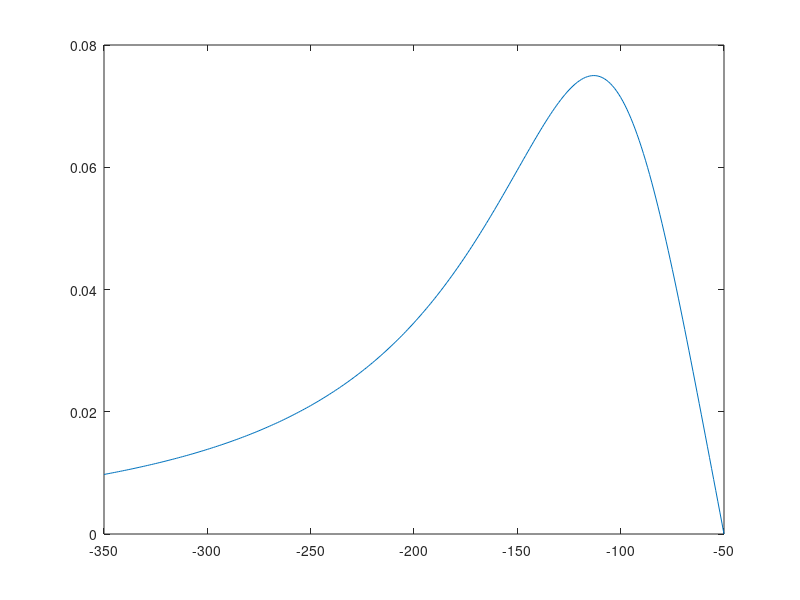

Reproduce this figure in MATLAB. (Note: this script raises an error after producing the figure.)
% Bingchen Liu July 2,2025
% Version: include slope bottom 
% This code generate the vorticity forcing using Falk's method with
% cross-shore: uniform forcing  
% alongshore: Fourier components in alongshore
% Time: AR1 in time in 3rd dimension

% Forcing decomposition G = Psi0*Psim1*Psim2 
% Psi0: background forcing with given Swb
% G0: magnitude from G0
% W: width/envolope function


addpath(genpath('/home/n2kumar/MAT_Mytoolbox/jlab/'));

clearvars -except test
close all

%% initial setup

slp =0.02; %beach slope 

Ly=1500;
dy=1;
Lsz=350;
dx=1;
t_tot= 100;
dt=1;
x_max = -50;%shore line location so that the domain does go to 0 to prevent h=0
x=-Lsz:dx:x_max;
nx=length(x);
y=0:dy:Ly;
ny=length(y);
t=0:dt:t_tot;
nt = length(t);
h_deep = slp*Lsz;
h=x.*(-slp);
g= 9.81; %gravitational constant 
Tp = 14;
ky0_nond= 1.4*10^(-2);
Irb=0.2;
ky0 = ky0_nond./(Irb*h);


%% generate ky
[X,Y]=meshgrid(x,y);

if mod(ny,2)==0
    ky=[-ny/2+1:1:ny/2 ]';    
else
    ky=[-(ny-1)/2:1:(ny-1)/2 ]';
end
ky=ky/Ly;
%ky=ky(abs(ky)<=0.2); %add ky limit to 0.2cmp
dky=ky(2)-ky(1);


%% get the magnitude function G0 first
mxx0=.075;
x00=100;
bb=x00/2^(1/3);
aa=mxx0*2^(1/3)*1.5/bb;
G0=aa*(-X+x_max)./(1+((-X+x_max)/bb).^3); %G0 magnitude function
G0 = repmat(G0,1,1,nt);
plot(x,G0(1,:,1))

%% ========> generate decorrelation time scale tau and c 

G0_nond = G0(1,:,1)/max(G0(1,:,1));
tau = sqrt(h/g).*(0.027*exp(4.37*G0_nond)+1.28);
%tau = sqrt(h/g);
c_phase = sqrt(g.*h);
ctau = tau.*c_phase; %c*tau scaling for dx

%% get Weibull spectra (S_wb)
%ky0=.02;%peF_comp alongshore wavenumber

phi=2*pi*rand(size(ky)); %random phase for the Fourier component(Note: needs to be the same for all x) 

for xloc = 1:nx
    S_wb(:,xloc)=make_WB(ky,ky0(xloc));
    var0=sum(S_wb(:,xloc))*dky; % the variance I think I should get
    S_wb(:,xloc) = S_wb(:,xloc) / var0; % the variance should now be 1 % becasue int (S_wb dky) = 1 here
    F_comp(:,xloc)=(2*ny*S_wb(:,xloc)).^.5.*exp(1i*phi); % Fourier component with random phase; Ny is for Matlab fft scaling
    Psi(:,xloc) = real(ifft(ifftshift(F_comp(:,xloc))));
end 

figure()
pcolorcen(X,Y,Psi);
xlabel('x(m)')
ylabel('y(m)')
title('IFFT of Fourier compoments')




%%%%%%%%%%%%%% check Psi using S_wb --> should be the same 
[f1,S1] = fft_data(Psi(:,1),dy);
[f2,S2] = fft_data(Psi(:,280),dy);

figure()
subplot(121)
loglog(f1,S1,ky,2*S_wb(:,1))
legend('loc1','Theory')
xlabel('k_y(m^{-1})')
ylabel('Spectra energy')
subplot(122)
loglog(f2,S2,ky,2*S_wb(:,280))
legend('loc1','Theory')
xlabel('k_y(m^{-1})')
ylabel('Spectra energy')


%% follow the wave crest and update all var 
nwave= round(t_tot/Tp);%total number waves want to include in the simulation. Generally >t_tot/Tp
active_wave = zeros(nwave,nt);
x_wave = -Lsz*ones(nwave,nt);
b_wave = zeros(nwave,nt); % b term that represents stochastic processes



for ind_wave = 1:nwave %initilize all waves only when it's time (set beginning properties)
    active_wave(ind_wave,round((ind_wave-1)*Tp)+1:end)=1;
    b_wave(ind_wave,round((ind_wave-1)*Tp)+1)=randn(1,1); %initilize b term for only the first step
end 


x_wave(:,1)=-350; %initial locaiton of the wave crest 
for ind_wave = 1:nwave
    for tind = 1:nt-1
        if active_wave(ind_wave,tind) == 1 %only propagate wave when it's its turn
            x_wave(ind_wave,tind+1) = x_wave(ind_wave,tind)+ 1.1*dt*sqrt(g*(-slp*x_wave(ind_wave,tind))); %1.1 is the scaling factor
            if x_wave(ind_wave,tind+1) >x_max %if wave is in the domain 
            active_wave(ind_wave,tind+1:end) = 0; %deactive the wave if it's outside of the domain
            end 
        end 
    end 
end 

x_wave= round(x_wave);

% figure()
% imagesc(active_wave)
% xlabel('time (s)')
% ylabel('index for waves')
% title('Active map')
% 
% 
% figure()
% imagesc(x_wave)
% xlabel('time (s)')
% ylabel('index for waves')
% title('Wave location')
% cb=colorbar;
% cb.Label.String = 'Wave location (m)';

%% %%%%%%%%%%%%%%%%%%%%%%%%%%%%%%%%% make b term %%%%%%%%%%%%%%%%%%%%%%%%%%
for ind_wave = 1:nwave
    for tind = 2:nt-1
        if active_wave(ind_wave,tind)==1 %only start propagate b forward if current b is known
            xloc = x_wave(ind_wave,tind);
            tau_loc = interp1(x,tau,xloc);
            b_wave(ind_wave,tind+1) = (1-dt/tau_loc)*b_wave(ind_wave,tind+1)+dt*sqrt(2/tau_loc)*randn(1,1);
        end 

    end 
end 

% then turn b_wave to 3D matrix, b_wave_tot that has dimension same as curlFbr, i.e.,
% fill in the b_wave_tot with elements in b_wave


%% %%%%%%%%%%%%%%%%%%%%%%%%%%%%%% W (width function)%%%%%%%%%%%%%%%%%%%%%%%%%
A1 = 3.16; %note need to divide by ctau in the loop for normalization
A2 = 3.57;
A3 = 1.82;
A4 = 1.1;
W_tot = zeros(ny,nx,nt);


for tind = 1:nt %@each time step 
    for ind_wave = 1:nwave
        if active_wave(ind_wave,tind) ==1
           x_wave_snap = x_wave(ind_wave,tind); % local wave location for given wave
           x_wave_snap=round(x_wave_snap);
           ctau_loc = interp1(x,ctau,x_wave_snap); %local ctau scaling 
           %test_amp = (A1/(cos(A4)*sqrt(ctau_loc)));
           W_wave = b_wave(ind_wave,tind)*(A1/(cos(A4)*sqrt(ctau_loc))).*exp(-A2.*abs(X-x_wave_snap)/ctau_loc).*cos(A3.*abs(X-x_wave_snap)/ctau_loc+A4);
           W_tot(:,:,tind) = W_tot(:,:,tind)+W_wave;
        
        end 
    end
    cFbr_temp(:,:,tind) = squeeze(W_tot(:,:,tind)).*Psi;
end 



cFbr=G0.*cFbr_temp; %final field.

head = 'data generated from generate_forcing_FFBL';

%save('/data1/bliu/data/parameterization_example','cFbr','G0','W','X','Y',"head")
%% %%%%%%%%%%%%%%%%%%% visual of the width function 

figure(10)
for tind = 1:nt
    subplot(121)
    plot(x,W_tot(1,:,tind))
    ylim([-3,3])
    ylabel('W(x-ct)*b(t)')
    xlabel('x(m)')
    cmocean('balance');
    caxis([-5,5])
    subplot(122)
    pcolorcen(X,Y,cFbr(:,:,tind))
    cmocean('balance');
    caxis([-0.2,0.2])
    colorbar
    title('$\nabla \times F_{br}$','Interpreter','latex')
    drawnow
    pause(0.5)
end 



%%
figure()
pcolorcen(-X,Y,cFbr(:,:,10))
cmocean('balance');
caxis([-0.3,0.3])

function S_wb=make_WB(ky,ky0)
% make Weibull spectra using peak wavenumber ky0 and wavenumber vector ky
beta= 1.4; %modified gamma in the new paper version 
lam = ky0/((beta-1)/beta)^(1/beta); 
S_wb= (beta/(lam^beta))*abs(ky).^(beta-1).* exp(-(abs(ky/lam)).^(beta)); % Weibull spectra
end 